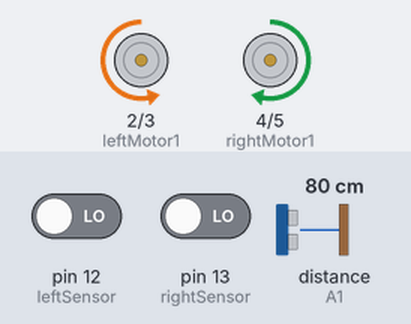
A sketch run on a simulated Arduino Uno, built with avr-gcc and run on an emulated ATmega328P. Shown: motor-driver pin pairs drawn as motors (green arrow = first pin HIGH = forward, orange = second pin HIGH = backward, longer = more drive, scaled by the enable pin). Wiring (inferred from the names in the program): ultrasonic range finder: trigger A0; echo A1. The inputs (shaded band) are chosen by the test bench; at power-on: distance to the obstacle (sensor on A1) 80 cm, pin 12 (leftSensor) LOW, pin 13 (rightSensor) LOW. The echo pulse lasts 58.3 µs per cm.

Above: at 1.6 s.
1.7 s: distance to the obstacle (sensor on A1) set to 12 cm
3.2 s: distance to the obstacle (sensor on A1) set to 9 cm
At 3.9 s:
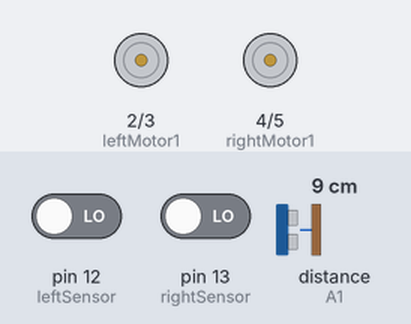
4.7 s: distance to the obstacle (sensor on A1) set to 18 cm
At 5.0 s:
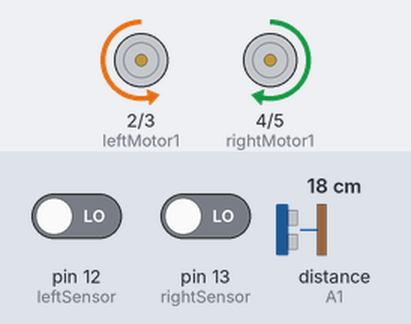
6.2 s: pin 12 (leftSensor) driven HIGH
At 7.4 s:
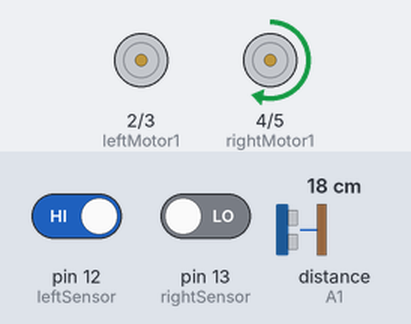
7.7 s: pin 12 (leftSensor) driven LOW
At 8.6 s:
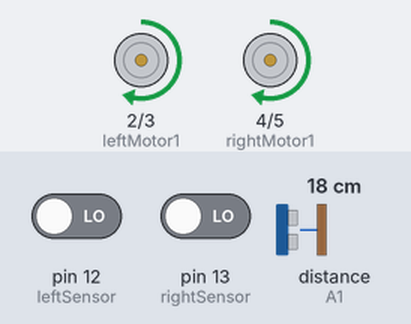
9.2 s: pin 13 (rightSensor) driven HIGH
At 9.7 s:
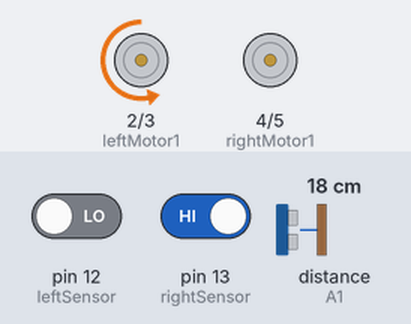
Timing chart, 0 to 11.7 s (numbered marks = the images above; inputs shaded):
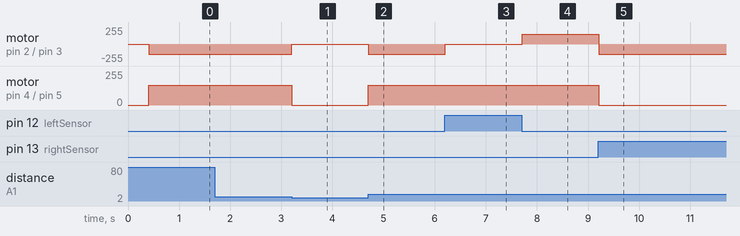

The sketch:

delivery_robot_code.ino
```cpp
int last_direction  = 0;    //variable declaration
int robot_speed     = 150;  //Set the Robot Speed

#define DELAYMS 10

#define FORWARD     0   //flag define
#define HARD_LEFT   1   //flag define
#define HARD_RIGHT  2   //flag define
#define SOFT_LEFT   3   //flag define
#define SOFT_RIGHT  4   //flag define

#define leftMotorPWM  10
#define rightMotorPWM 11
#define leftSensor    12
#define rightSensor   13

#define leftMotor1  2
#define leftMotor2  3
#define rightMotor1 4
#define rightMotor2 5


#define trigPin A0
#define echoPin A1

int search(void)
{
      float duration = 0.00;
      float CM = 0.00;
      digitalWrite(trigPin, LOW);
      delayMicroseconds(2);
      digitalWrite(trigPin, HIGH);
      delayMicroseconds(10);
      digitalWrite(trigPin, LOW);
      duration = pulseIn(echoPin, HIGH);
      CM = (duration / 58.82);
      return CM;
}

void setup()
{
  //Serial.begin(9600);
  pinMode(leftMotor1, OUTPUT);
  pinMode(leftMotor2, OUTPUT);
  pinMode(rightMotor1, OUTPUT);
  pinMode(rightMotor2, OUTPUT);
  pinMode(leftMotorPWM, OUTPUT);
  pinMode(rightMotorPWM, OUTPUT);

  delay(100);
  pinMode(leftSensor, INPUT);
  pinMode(rightSensor, INPUT);
  delay(100);

  pinMode(trigPin, OUTPUT);
  pinMode(echoPin, INPUT);
  delay(100);

  analogWrite(leftMotorPWM, robot_speed);
  analogWrite(rightMotorPWM, robot_speed);
  delay(100);


}


void loop()
{
  int left_reading = digitalRead(leftSensor);
  int right_reading = digitalRead(rightSensor);
  float distance = 0.00;
  float RobotSpeed = 0.00;
  distance = search();

  if ((distance < 10)) // forcalculating the distance from the obstacle in cm
  {
      RobotStop();
  }

  else if(left_reading==1 && right_reading==1) // When both sensors are on black line
   {
      //Serial.println("forward");
      robot_move(FORWARD);                //move FORWARD
      last_direction=FORWARD;             //save FORWARD in the variable named last direction
    }
  else if(left_reading==1 && right_reading==0) // When left sensor is on black line
   {
      //Serial.println("soft left");
      robot_move(SOFT_LEFT);              //move left
      last_direction=HARD_LEFT;           //save left in the variable named last direction
   }

  else if(left_reading==0 && right_reading==1)// When right sensor is on black line
   {
      //Serial.println("soft right");
      robot_move(SOFT_RIGHT);            //move right
      last_direction=HARD_RIGHT;         //save right in the variable named last direction
   }

  else if (left_reading==0 && right_reading==0)// When none of the sensors is on black line
   {
      //Serial.println("memory");
      robot_move(last_direction);       //move to last direction
   }
  delay(DELAYMS);
}


void robot_move(int direc)              //define a function named robot_move which will return direction
{
  if (direc == FORWARD)        {digitalWrite(leftMotor1, LOW); digitalWrite(leftMotor2, HIGH); digitalWrite(rightMotor1, HIGH); digitalWrite(rightMotor2, LOW); }
  else if (direc == SOFT_LEFT) {digitalWrite(leftMotor1, LOW); digitalWrite(leftMotor2, LOW);  digitalWrite(rightMotor1, HIGH); digitalWrite(rightMotor2, LOW); }
  else if (direc == HARD_LEFT) {digitalWrite(leftMotor1, HIGH); digitalWrite(leftMotor2, LOW); digitalWrite(rightMotor1, HIGH); digitalWrite(rightMotor2, LOW); }
  else if (direc == SOFT_RIGHT){digitalWrite(leftMotor1, LOW); digitalWrite(leftMotor2, HIGH); digitalWrite(rightMotor1, LOW);  digitalWrite(rightMotor2, LOW); }
  else if (direc == HARD_RIGHT){digitalWrite(leftMotor1, LOW); digitalWrite(leftMotor2, HIGH); digitalWrite(rightMotor1, LOW);  digitalWrite(rightMotor2, HIGH);}
}

void RobotStop()
{digitalWrite(leftMotor1, LOW); digitalWrite(leftMotor2, LOW); digitalWrite(rightMotor1, LOW);  digitalWrite(rightMotor2, LOW);}
```

Measured:
- the behaviour switches between 11 and 10 cm on distance to the obstacle (sensor on A1) (found by bisection; images 0 and 1)
- after the input at 1.7 s, every drawn part: stays the same
- after the input at 3.2 s, motor on pin 2 (leftMotor1) / pin 3 (leftMotor2): backward 150/255 → stopped at once; motor on pin 4 (rightMotor1) / pin 5 (rightMotor2): forward 150/255 → stopped at once
- after the input at 4.7 s, motor on pin 2 (leftMotor1) / pin 3 (leftMotor2): stopped → backward 150/255 at once; motor on pin 4 (rightMotor1) / pin 5 (rightMotor2): stopped → forward 150/255 at once
- after the input at 6.2 s, motor on pin 2 (leftMotor1) / pin 3 (leftMotor2): backward 150/255 → stopped at once
- after the input at 7.7 s, motor on pin 2 (leftMotor1) / pin 3 (leftMotor2): stopped → forward 150/255 at once
- after the input at 9.2 s, motor on pin 2 (leftMotor1) / pin 3 (leftMotor2): forward 150/255 → backward 150/255 at once; motor on pin 4 (rightMotor1) / pin 5 (rightMotor2): forward 150/255 → stopped at once
